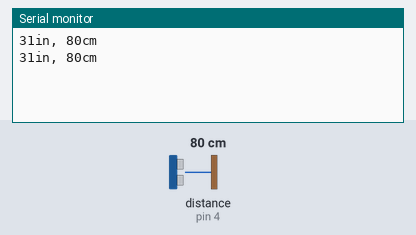
This sketch was run on a simulated Arduino Uno, built with avr-gcc and run on an emulated ATmega328P. Parts: the last lines printed to the serial monitor. Wiring (inferred from the names in the program): ultrasonic range finder: trigger pin 2; echo pin 4. The test bench sets the inputs (shaded band); at power-on: distance to the obstacle (sensor on pin 4) 80 cm. The echo pulse lasts 58.3 µs per cm.

Above: at 1.8 s.
1.9 s: distance to the obstacle (sensor on pin 4) set to 2 cm
At 2.6 s:
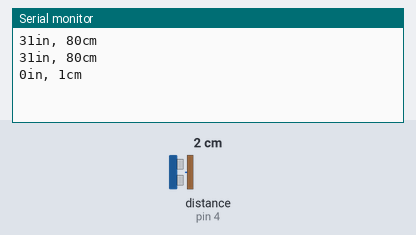
3.4 s: distance to the obstacle (sensor on pin 4) set to 4 cm
At 4.8 s:
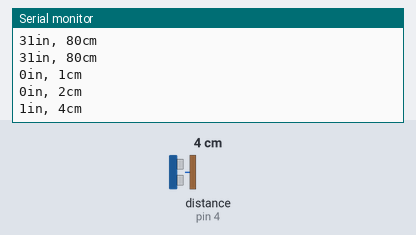
Timing chart, 0 to 6.4 s (numbered marks = the images above; inputs shaded):
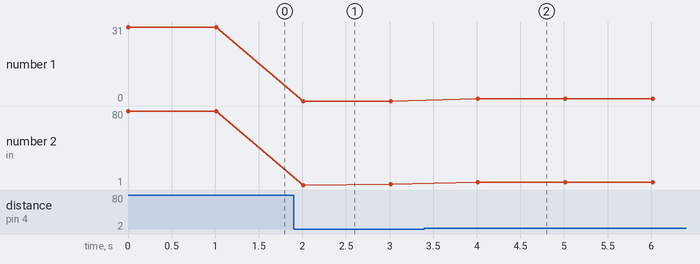

Measured:
- after the input at 1.9 s, the serial monitor: prints a new line after 0.11 s (image 1)
- after the input at 3.4 s, the serial monitor: prints a new line after 0.61 s (image 2)
- plotted number 1: 31 → 0 after the input at 1.9 s
- plotted number 2: 80 → 2 after the input at 1.9 s, 2 → 4 after the input at 3.4 s

The sketch:

ultrasound.ino
```cpp
const int trigPin = 2;
const int echoPin = 4;

void setup() {
  // put your setup code here, to run once:
    Serial.begin(9600);
}

void loop() {
  // put your main code here, to run repeatedly:
  pinMode(trigPin, OUTPUT);
digitalWrite(trigPin, LOW);
delayMicroseconds(2);
digitalWrite(trigPin, HIGH);
delayMicroseconds(10);
digitalWrite(trigPin, LOW);
pinMode(echoPin, INPUT);
int duration=pulseIn(echoPin, HIGH);
int inches = microsecondsToInches(duration); // convert time to distance
int cm = microsecondsToCentimeters(duration);
Serial.print(inches); Serial.print("in, ");
Serial.print(cm); Serial.print("cm");
Serial.println();
delay(1000);
}
long microsecondsToCentimeters(long microseconds)

{
return microseconds / 29 / 2;
}
long microsecondsToInches(long microseconds)
{
return microseconds / 74 /2;
}
```
